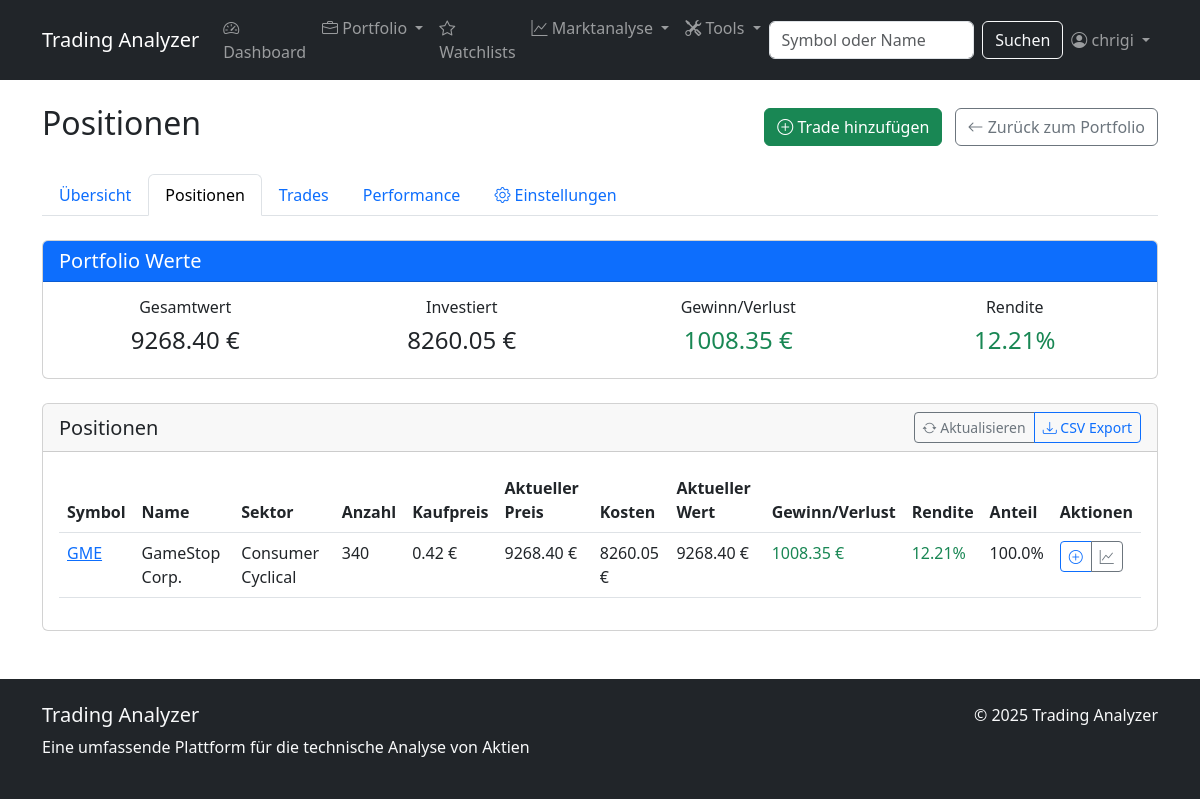
The page /portfolio/1/positions/ (signed in) on the database as committed earlier.
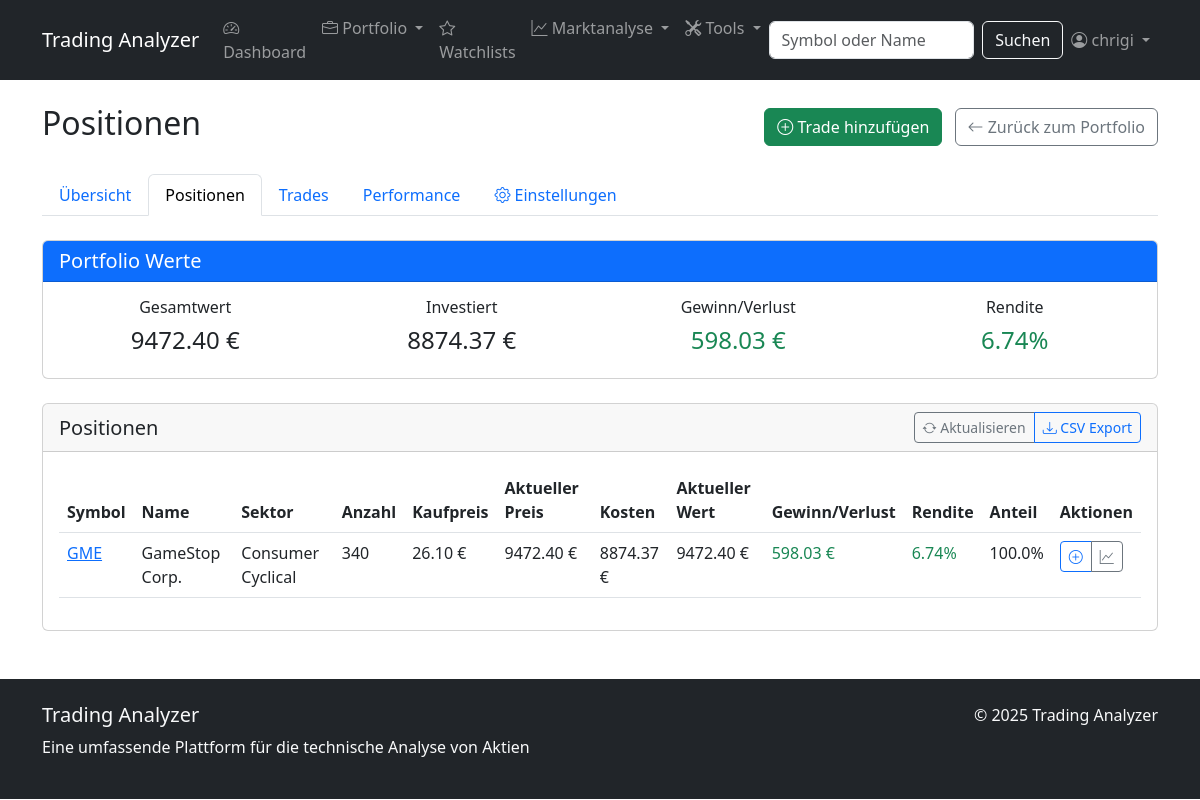
The same page on the database as committed later.
### stock_analyzer/models.py (models this page shows, shortened)
class Portfolio(models.Model):
    user = models.ForeignKey(User, on_delete=models.CASCADE, related_name='portfolios')
    name = models.CharField(max_length=100)
    description = models.TextField(blank=True, null=True)
    created_at = models.DateTimeField(auto_now_add=True)
    updated_at = models.DateTimeField(auto_now=True)
    total_value = models.DecimalField(max_digits=12, decimal_places=2, default=0)
    total_cost = models.DecimalField(max_digits=12, decimal_places=2, default=0)
    total_gain_loss = models.DecimalField(max_digits=12, decimal_places=2, default=0)
    percent_gain_loss = models.DecimalField(max_digits=6, decimal_places=2, default=0)

class Position(models.Model):
    portfolio = models.ForeignKey(Portfolio, on_delete=models.CASCADE, related_name='positions')
    stock = models.ForeignKey(Stock, on_delete=models.CASCADE, related_name='positions')
    shares = models.DecimalField(max_digits=10, decimal_places=4, default=0)
    cost_basis = models.DecimalField(max_digits=12, decimal_places=2, default=0)
    average_price = models.DecimalField(max_digits=10, decimal_places=2, default=0)
    current_value = models.DecimalField(max_digits=12, decimal_places=2, default=0)
    gain_loss = models.DecimalField(max_digits=12, decimal_places=2, default=0)
    percent_gain_loss = models.DecimalField(max_digits=6, decimal_places=2, default=0)
    last_updated = models.DateTimeField(auto_now=True)
    class Meta:
        unique_together = ('portfolio', 'stock')
    def update_values(self):
        from decimal import Decimal
        latest_price_obj = StockData.objects.filter(stock=self.stock).order_by('-date').first()
        if latest_price_obj:
            latest_price = Decimal(str(latest_price_obj.close_price))
            self.current_value = self.shares * latest_price
            if self.cost_basis > 0:
                self.gain_loss = self.current_value - self.cost_basis
                self.percent_gain_loss = (self.gain_loss / self.cost_basis) * 100
            else:
                self.gain_loss = 0
                self.percent_gain_loss = 0
            self.save()
        return self.current_value

class Stock(models.Model):
    symbol = models.CharField(max_length=10, unique=True)
    name = models.CharField(max_length=100)
    sector = models.CharField(max_length=100, null=True, blank=True)
    last_updated = models.DateTimeField(auto_now=True)

### stock_analyzer/views.py (the view)
# urls.py: path('portfolio/<int:portfolio_id>/positions/', views.position_list, name='position_list'),
@login_required
def position_list(request, portfolio_id):
    portfolio = get_object_or_404(Portfolio, id=portfolio_id, user=request.user)
    positions = portfolio.positions.select_related('stock').order_by('-current_value')
    for position in positions:
        position.update_values()
    context = {
        'portfolio': portfolio,
        'positions': positions
    }
    return render(request, 'stock_analyzer/portfolio/position_list.html', context)

### stock_analyzer/templatetags/math_filters.py (called while the page is built)
@register.filter
def mul(value, arg):
    try:
        return float(value) * float(arg)
    except (ValueError, TypeError):
        return None

@register.filter
def div(value, arg):
    try:
        arg = float(arg)
        if arg == 0:
            return None  # Avoid division by zero
        return float(value) / arg
    except (ValueError, TypeError):
        return None

### stock_analyzer/templates/stock_analyzer/portfolio/position_list.html (shortened to what the changed rows need)
{% extends 'stock_analyzer/base.html' %}
{% load math_filters %}
{% block content %}
<div class="d-flex justify-content-between align-items-center mb-4">
    <h2>Positionen</h2>
</div>
<div class="card mb-4">
    <div class="card-body">
        <div class="row text-center">
            <div class="col-md-3">
                <h6>Gesamtwert</h6>
                <h4>{{ portfolio.total_value|floatformat:2 }} €</h4>
            </div>
            <div class="col-md-3">
                <h6>Investiert</h6>
                <h4>{{ portfolio.total_cost|floatformat:2 }} €</h4>
            </div>
            <div class="col-md-3">
                <h6>Gewinn/Verlust</h6>
                <h4 class="{% if portfolio.total_gain_loss > 0 %}text-success{% elif portfolio.total_gain_loss < 0 %}text-danger{% endif %}">
                    {{ portfolio.total_gain_loss|floatformat:2 }} €
                </h4>
            </div>
            <div class="col-md-3">
                <h6>Rendite</h6>
                <h4 class="{% if portfolio.percent_gain_loss > 0 %}text-success{% elif portfolio.percent_gain_loss < 0 %}text-danger{% endif %}">
                    {{ portfolio.percent_gain_loss|floatformat:2 }}%
                </h4>
            </div>
        </div>
    </div>
</div>
<div class="card">
    <div class="card-body">
        {% if positions %}
            <div class="table-responsive">
                <table class="table table-hover" id="positionsTable">
                    <thead>
                        <tr>
                            <th>Symbol</th>
                            <th>Name</th>
                            <th>Sektor</th>
                            <th>Anzahl</th>
                            <th>Kaufpreis</th>
                            <th>Aktueller Preis</th>
                            <th>Kosten</th>
                            <th>Aktueller Wert</th>
                            <th>Gewinn/Verlust</th>
                            <th>Rendite</th>
                            <th>Anteil</th>
                            <th>Aktionen</th>
                        </tr>
                    </thead>
                    <tbody>
                        {% for position in positions %}
                            <tr>
                                <td><a href="{% url 'stock_detail' position.stock.symbol %}">{{ position.stock.symbol }}</a></td>
                                <td>{{ position.stock.name }}</td>
                                <td>{{ position.stock.sector|default:"-" }}</td>
                                <td>{{ position.shares|floatformat:0 }}</td>
                                <td>{{ position.average_price|floatformat:2 }} €</td>
                                <td>
                                    {% with last_price=position.current_value|safe|floatformat:2|default:"-" %}
                                        {% if last_price and position.shares %}
                                            {{ last_price }} €
                                        {% else %}
                                            -
                                        {% endif %}
                                    {% endwith %}
                                </td>
                                <td>{{ position.cost_basis|floatformat:2 }} €</td>
                                <td>{{ position.current_value|floatformat:2 }} €</td>
                                <td class="{% if position.gain_loss > 0 %}text-success{% elif position.gain_loss < 0 %}text-danger{% endif %}">
                                    {{ position.gain_loss|floatformat:2 }} €
                                </td>
                                <td class="{% if position.percent_gain_loss > 0 %}text-success{% elif position.percent_gain_loss < 0 %}text-danger{% endif %}">
                                    {{ position.percent_gain_loss|floatformat:2 }}%
                                </td>
                                <td>
                                    {% if portfolio.total_value > 0 %}
                                        {{ position.current_value|safe|floatformat:2|default:"0"|mul:100|div:portfolio.total_value|floatformat:1 }}%
                                    {% else %}
                                        -
                                    {% endif %}
                                </td>
                                <td>
                                    <div class="btn-group">
                                        <a href="{% url 'trade_add' portfolio.id %}?stock={{ position.stock.symbol }}" class="btn btn-sm btn-outline-primary">
                                            <i class="bi bi-plus-circle"></i>
                                        </a>
                                        <a href="{% url 'stock_detail' position.stock.symbol %}" class="btn btn-sm btn-outline-secondary">
                                            <i class="bi bi-graph-up"></i>
                                        </a>
                                    </div>
                                </td>
                            </tr>
                        {% endfor %}
                    </tbody>
                </table>
            </div>
        {% endif %}
    </div>
</div>
{% endblock %}

Rows that differ between the two databases and show on the page:
changed Portfolio: total_value "9268.40" → "9472.40"; total_cost "8260.05" → "8874.37"; total_gain_loss "1008.35" → "598.03"; percent_gain_loss "12.21" → "6.74"
changed Position "GME": average_price "0.42" → "26.10"; current_value "9268.40" → "9472.40"; cost_basis "8260.05" → "8874.37"; gain_loss "1008.35" → "598.03"; percent_gain_loss "12.21" → "6.74"
